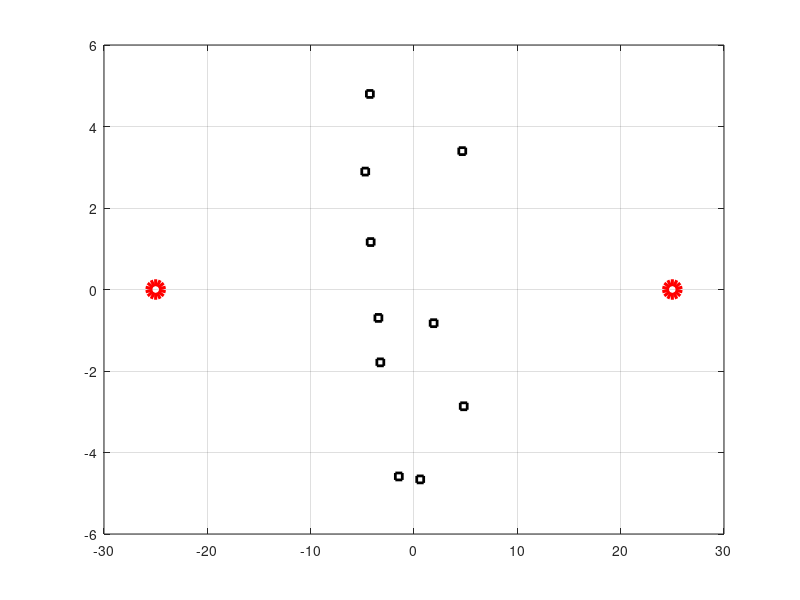

MATLAB code for this plot: (Note: this script raises an error after producing the figure.)
clc; clear; close all;
%% Node Generation
a = 25;
Nrelays = 10;
Nrelaysdisty = 10;
source = -a;
destination = a;
relays = Nrelaysdisty.*(rand(Nrelays,1) + 1i*rand(Nrelays,1) - 0.5 - 0.5i);
%% PL
fc = 2.4e9;
lambda = 3e8/fc;
Dist_all = [abs(source - relays) abs(destination - relays)];
aExponent = 2.3;
ShadowVar = 10;
PL_alldB = 20*log10(lambda/(4*pi)) - aExponent*10*log10(Dist_all) + normrnd(0,ShadowVar,Nrelays,2);
PL_sddB = 20*log10(lambda/(4*pi)) - aExponent*10*log10(abs(source - destination)) + normrnd(0,ShadowVar,1,1);
PL = 10.^(-PL_alldB./10) % keep the minus to make PL as a gain
PL_sd = 10^(-PL_sddB/10)
%% Plot S-R-D
plot(real(source),imag(source),'ro','linewidth',5,'markersize',10); hold on;
plot(real(destination),imag(destination),'ro','linewidth',5,'markersize',10); hold on;
plot(real(relays),imag(relays),'ks','linewidth',2,'markersize',5); grid on;
%% Parameters
Pmax = 10^(-7/10); % 23 dBm


%% Flows
flowVal = 1;
randomRelay = randi(Nrelays,1,1);
xMatrix = zeros(Nrelays+2); % (i,j) -> (Nrelays+2) x (Nrelays+2);

xMatrix(1,randomRelay) = flowVal; % S-R: Randomly select one relay
xMatrixf(randomRelay+1,Nrelays+2) = flowVal; % R-D: Connect it to destination
%%
lambdaMin = 0; lambdaMax = 10; tol = 1e-3; 
[lambda,Pd_direct] = fbinsearchDirect(PL_sd,Pmax,lambdaMin,lambdaMax,tol);

relayNo = 1;
[lambdaSR,Pd_sr,Pd_rd] = fbinsearchRelay(PL_sd,PL(relayNo,1),PL(relayNo,2),Pmax,lambdaMin,lambdaMax,tol);
fprintf('(Direct) Tx: %2.4f mW \n',Pd_direct*1e3);
fprintf('(Coop) Tx: %2.4f mW (S-R), %2.4f mW (R-D), \n',Pd_sr*1e3,Pd_rd*1e3);

